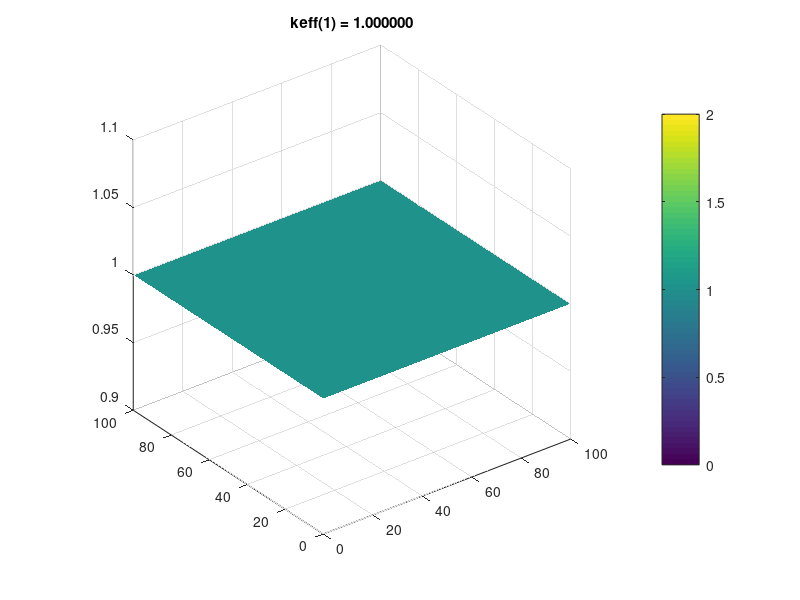

The MATLAB source for this figure: (Note: this script raises an error after producing the figure.)
clear all

%% Ucinne prurezy

D  = [ 0.650 0.750 1.150 ];
Sa = [ 0.120 0.100 0.010 ];
nSf= [ 0.185 0.150 0.000 ];

%% Diskretizace

% sirka x vyska [cm]
a = 100;
b = 100;

% pocet bunek site v osach x,y, jejich rozmery
nx = 250; 
ny = 250;

hx = a/nx;
hy = b/ny;
% souradnice vertikalniho a horizontalniho rozhranni mezi tremi zadanymi zonami
ifacex = nx/2;
ifacey = 3*ny/5;

% mapa materialu jednotlivych bunek site
reg = zeros(nx,ny);
% souradnice stredu bunek site (v nichz se nachazeji vypoctene hodnoty
% reseni).
Xs = zeros(ny,nx);
Ys = zeros(ny,nx);

for yj = 1:ny    
    for xi = 1:nx        
        Xs(yj,xi) = xi*hx - 0.5*hx;
        Ys(yj,xi) = yj*hy - 0.5*hy;
        
        if (xi <= ifacex && yj <= ifacey)
            reg(xi,yj) = 2;
        elseif (xi <= ifacex && yj > ifacey)
            reg(xi,yj) = 1;
        else
            reg(xi,yj) = 3;
        end        
    end
end

%% Iteracni reseni - pocatecni odhady

PHI = ones(nx,ny);
keff = 1;

% Pocatecni stepny zdroj: celkove mnozstvi neutronu uvolnene za jednotku casu 
% pri stepeni, vyvolanem pocatecnim rozlozenim neutronoveho toku
src = 0.0;
for yj = 1:ny    
    for xi = 1:nx
        src = src + nSf(reg(xi,yj))*PHI(xi,yj);
    end
end

%% Iterace na vypocet dominantniho vl. cisla a prislusneho vl. vektoru

% Okno pro vykreslovani aproximace neutronoveho toku po kazde iteraci
figure;

max_iter = 1000;

for iter = 1:max_iter
    osrc = src;
    src = 0.0;
    
    surf(Xs,Ys,PHI','LineStyle','None','FaceColor','interp');
    colorbar;
    title(sprintf('keff(%d) = %1.6f', iter, keff));
    axis square;
    drawnow
        
    for yj = 1:ny
        for xi = 1:nx
            [c, w, e, s, n] = get_reg(xi,yj,reg);
            
            PHI(xi,yj) = 1/keff * hx*hy* nSf(c) * PHI(xi,yj);

            if w ~= -1  % unik pres levou stranu bunky 
                acw = 2*hy*D(w).*D(c)./( (D(w)+D(c))*hx );
                PHI(xi,yj) = PHI(xi,yj) + acw*PHI(xi-1,yj);
            else
                acw = 0.0;  % J = 0 na levem okraji reaktoru
            end
            if s ~= -1  % unik pres spodni stranu bunky
                acs = 2*hx*D(s).*D(c)./( (D(s)+D(c))*hy );
                PHI(xi,yj) = PHI(xi,yj) + acs*PHI(xi,yj-1);
            else
                acs = 0.0;  % J = 0 na spodnim okraji reaktoru
            end
            if e ~= -1  % unik pres pravou stranu bunky
                ace = 2*hy*D(c).*D(e)./( (D(c)+D(e))*hx );
                PHI(xi,yj) = PHI(xi,yj) + ace*PHI(xi+1,yj);
            else
                ace = hy*D(c)/(hx/2+2.1312*D(c));   % vakuum na pravem okraji
            end
            if n ~= -1  % unik pres horni stranu bunky
                acn = 2*hx*D(c).*D(n)./( (D(c)+D(n))*hy );
                PHI(xi,yj) = PHI(xi,yj) + acn*PHI(xi,yj+1);
            else
                acn = hx*D(c)/(hy/2+2.1312*D(c));   % vakuum na hornim okraji
            end

            acc = acw + ace + acs + acn + hx*hy*Sa(c);
            PHI(xi,yj) = PHI(xi,yj) / acc;
            
            % prirustek k novemu stepnemu zdroji
            src = src + nSf(c)*PHI(xi,yj);
        end
    end

    % aktualizace vlastniho cisla
    okeff = keff;
    keff = keff * src/osrc;
    
    if (keff - okeff)/keff < 1e-6
        break;
    end
end

%% Zobrazeni vysledku

figure;
contourf(Xs,Ys,PHI',30);
colorbar;
